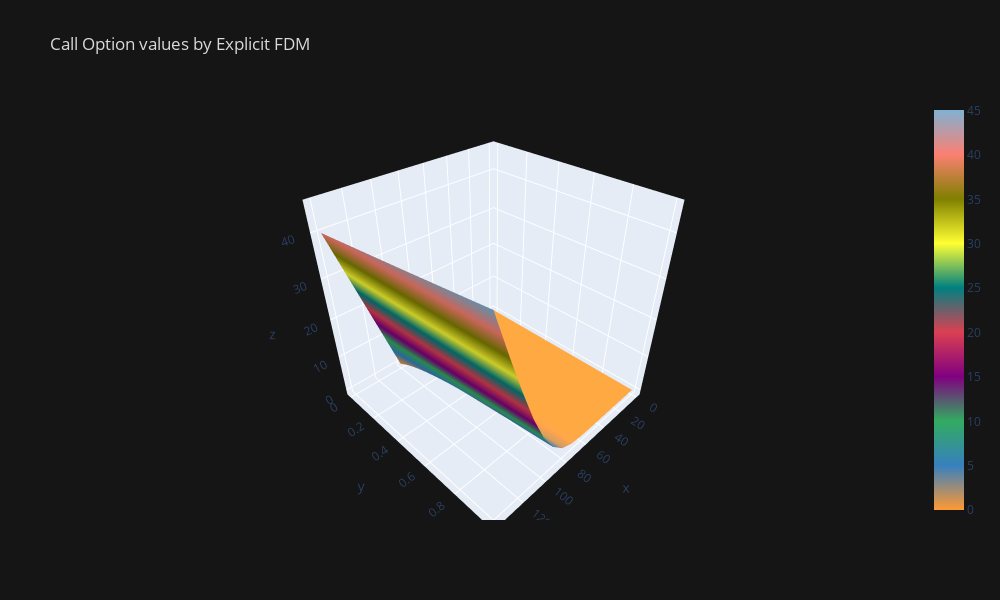

The notebook cell saved with this chart:
### Markdown cell above
# Visualize the payoff

### Code cell
# Plot Call Option Payoff
grid.iloc[0:15,:].iplot(kind = 'surface', title='Call Option values by Explicit FDM')

### Figure 1 — Plotly figure (JSON) as saved in the notebook; plotly's stock layout.template omitted (floating-point values rounded to 4 significant figures; data arrays with more than 128 entries replaced by an {"elided": "..."} marker saying what was removed)
{"data": [{"colorscale": [[0, "rgb(255, 153, 51)"], [0.1111, "rgb(55, 128, 191)"], [0.2222, "rgb(50, 171, 96)"], [0.3333, "rgb(128, 0, 128)"], [0.4444, "rgb(219, 64, 82)"], [0.5556, "rgb(0, 128, 128)"], [0.6667, "rgb(255, 255, 51)"], [0.7778, "rgb(128, 128, 0)"], [0.8889, "rgb(251, 128, 114)"], [1, "rgb(128, 177, 211)"]], "type": "surface", "x": [0, 10, 20, 30, 40, 50, 60, 70, 80, 90, 100, 110, 120, 130, 140], "y": [0, 0.056, 0.111, 0.167, 0.222, 0.278, 0.333, 0.389, 0.444, 0.5, 0.556, 0.611, 0.667, 0.722, 0.778, 0.833, 0.889, 0.944, 1], "z": {"elided": "19x15 float values"}}], "layout": {"height": 600, "legend": {"bgcolor": "#151516", "font": {"color": "#D9D9D9"}}, "paper_bgcolor": "#151516", "plot_bgcolor": "#151516", "title": {"font": {"color": "#D9D9D9"}, "text": "Call Option values by Explicit FDM"}, "width": 1000, "xaxis": {"gridcolor": "#434343", "showgrid": true, "tickfont": {"color": "#C2C2C2"}, "title": {"font": {"color": "#D9D9D9"}, "text": ""}, "zerolinecolor": "#666570"}, "yaxis": {"gridcolor": "#434343", "showgrid": true, "tickfont": {"color": "#C2C2C2"}, "title": {"font": {"color": "#D9D9D9"}, "text": ""}, "zerolinecolor": "#666570"}}}
